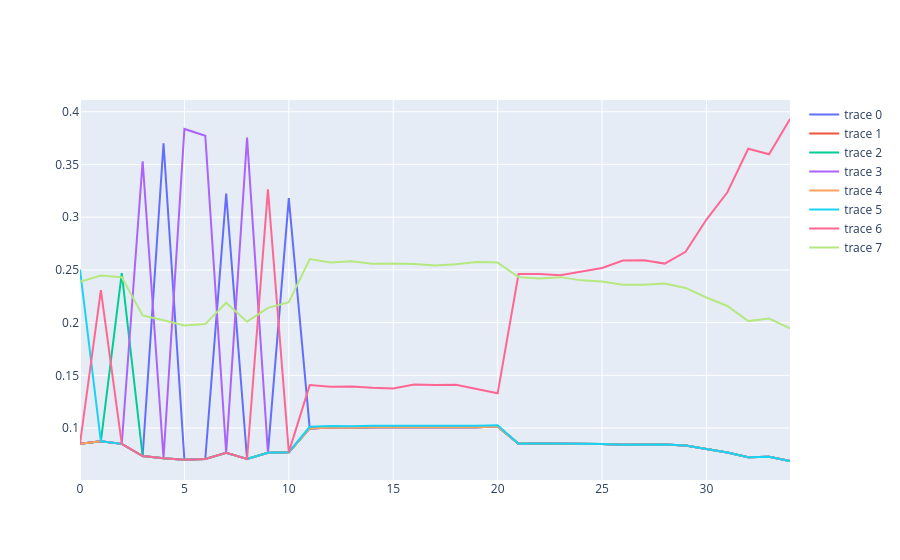

The notebook cell this image was saved under:
### Code cell
weights_graph = go.Figure()
L = list(range(len(weights_opt_all)))
for i in range(len(weights_opt_all[0])):
    to_plot = [w[i] for w in weights_opt_all]
    weights_graph.add_trace(go.Scatter(x=L, y=to_plot))
weights_graph.show()
